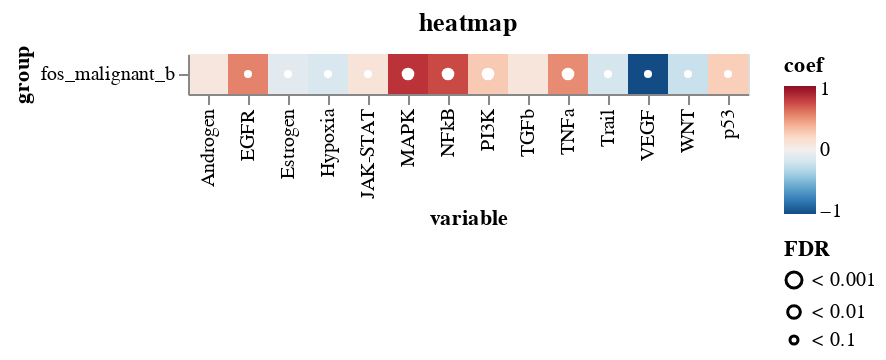

Source (notebook cell):
### Code cell
ch = sh.compare_groups.pl.plot_lm_result_altair(res, p_cutoff=1)
ch.save(f"{artifact_dir}/progeny_malignant_b_vs_fos_malignant_b_lm_heatmap.svg")
ch.display()

### Figure 1 — Vega-Lite specification as saved in the notebook (floating-point values rounded to 4 significant figures)
{"config": {"view": {"continuousWidth": 400, "continuousHeight": 300}, "mark": {"opacity": 1}}, "layer": [{"data": {"name": "data-0e2e0755c15988593847563f979747d2"}, "mark": "rect", "encoding": {"color": {"field": "coef", "scale": {"domain": [-1.052, 1.052], "reverse": true, "scheme": "redblue"}, "type": "quantitative"}, "x": {"field": "variable", "sort": "ascending", "type": "nominal"}, "y": {"field": "group", "type": "nominal"}}, "title": "heatmap"}, {"data": {"name": "data-1ddcbd87bf5ecf0c41e5d743036e4506"}, "mark": {"type": "point", "color": "white", "filled": true, "stroke": "black", "strokeWidth": 0}, "encoding": {"size": {"field": "FDR", "scale": {"domain": ["< 0.001", "< 0.01", "< 0.1"], "range": [64.0, 16.0, 4.0]}, "type": "nominal"}, "x": {"field": "variable", "sort": "ascending", "type": "nominal"}, "y": {"field": "group", "type": "nominal"}}}], "$schema": "https://vega.github.io/schema/vega-lite/v4.17.0.json", "datasets": {"data-0e2e0755c15988593847563f979747d2": [{"coef": 0.7778, "intercept": 0.1149, "pvalue": 0.001421, "variable": "NFkB", "group": "fos_malignant_b", "fdr": 0.007261, "FDR": "< 0.01"}, {"coef": 0.2882, "intercept": -0.02561, "pvalue": 0.001556, "variable": "PI3K", "group": "fos_malignant_b", "fdr": 0.007261, "FDR": "< 0.01"}, {"coef": 0.5484, "intercept": 0.2396, "pvalue": 0.00147, "variable": "TNFa", "group": "fos_malignant_b", "fdr": 0.007261, "FDR": "< 0.01"}, {"coef": 0.8562, "intercept": -0.1461, "pvalue": 0.002335, "variable": "MAPK", "group": "fos_malignant_b", "fdr": 0.008171, "FDR": "< 0.01"}, {"coef": -0.1901, "intercept": 0.1503, "pvalue": 0.006795, "variable": "Trail", "group": "fos_malignant_b", "fdr": 0.01586, "FDR": "< 0.1"}, {"coef": -1.052, "intercept": -0.4881, "pvalue": 0.006077, "variable": "VEGF", "group": "fos_malignant_b", "fdr": 0.01586, "FDR": "< 0.1"}, {"coef": -0.2454, "intercept": 0.2882, "pvalue": 0.01403, "variable": "WNT", "group": "fos_malignant_b", "fdr": 0.02807, "FDR": "< 0.1"}, {"coef": 0.5787, "intercept": 0.1129, "pvalue": 0.01833, "variable": "EGFR", "group": "fos_malignant_b", "fdr": 0.03208, "FDR": "< 0.1"}, {"coef": 0.1268, "intercept": -0.06404, "pvalue": 0.03418, "variable": "JAK-STAT", "group": "fos_malignant_b", "fdr": 0.05316, "FDR": "< 0.1"}, {"coef": -0.1628, "intercept": 0.3339, "pvalue": 0.03815, "variable": "Hypoxia", "group": "fos_malignant_b", "fdr": 0.05341, "FDR": "< 0.1"}, {"coef": 0.2685, "intercept": 0.2278, "pvalue": 0.04796, "variable": "p53", "group": "fos_malignant_b", "fdr": 0.06104, "FDR": "< 0.1"}, {"coef": -0.1076, "intercept": -0.2924, "pvalue": 0.05771, "variable": "Estrogen", "group": "fos_malignant_b", "fdr": 0.06733, "FDR": "< 0.1"}, {"coef": 0.09128, "intercept": 0.1738, "pvalue": 0.1445, "variable": "Androgen", "group": "fos_malignant_b", "fdr": 0.1556, "FDR": null}, {"coef": 0.1074, "intercept": -0.2497, "pvalue": 0.3424, "variable": "TGFb", "group": "fos_malignant_b", "fdr": 0.3424, "FDR": null}], "data-1ddcbd87bf5ecf0c41e5d743036e4506": [{"coef": 0.7778, "intercept": 0.1149, "pvalue": 0.001421, "variable": "NFkB", "group": "fos_malignant_b", "fdr": 0.007261, "FDR": "< 0.01"}, {"coef": 0.2882, "intercept": -0.02561, "pvalue": 0.001556, "variable": "PI3K", "group": "fos_malignant_b", "fdr": 0.007261, "FDR": "< 0.01"}, {"coef": 0.5484, "intercept": 0.2396, "pvalue": 0.00147, "variable": "TNFa", "group": "fos_malignant_b", "fdr": 0.007261, "FDR": "< 0.01"}, {"coef": 0.8562, "intercept": -0.1461, "pvalue": 0.002335, "variable": "MAPK", "group": "fos_malignant_b", "fdr": 0.008171, "FDR": "< 0.01"}, {"coef": -0.1901, "intercept": 0.1503, "pvalue": 0.006795, "variable": "Trail", "group": "fos_malignant_b", "fdr": 0.01586, "FDR": "< 0.1"}, {"coef": -1.052, "intercept": -0.4881, "pvalue": 0.006077, "variable": "VEGF", "group": "fos_malignant_b", "fdr": 0.01586, "FDR": "< 0.1"}, {"coef": -0.2454, "intercept": 0.2882, "pvalue": 0.01403, "variable": "WNT", "group": "fos_malignant_b", "fdr": 0.02807, "FDR": "< 0.1"}, {"coef": 0.5787, "intercept": 0.1129, "pvalue": 0.01833, "variable": "EGFR", "group": "fos_malignant_b", "fdr": 0.03208, "FDR": "< 0.1"}, {"coef": 0.1268, "intercept": -0.06404, "pvalue": 0.03418, "variable": "JAK-STAT", "group": "fos_malignant_b", "fdr": 0.05316, "FDR": "< 0.1"}, {"coef": -0.1628, "intercept": 0.3339, "pvalue": 0.03815, "variable": "Hypoxia", "group": "fos_malignant_b", "fdr": 0.05341, "FDR": "< 0.1"}, {"coef": 0.2685, "intercept": 0.2278, "pvalue": 0.04796, "variable": "p53", "group": "fos_malignant_b", "fdr": 0.06104, "FDR": "< 0.1"}, {"coef": -0.1076, "intercept": -0.2924, "pvalue": 0.05771, "variable": "Estrogen", "group": "fos_malignant_b", "fdr": 0.06733, "FDR": "< 0.1"}]}}
